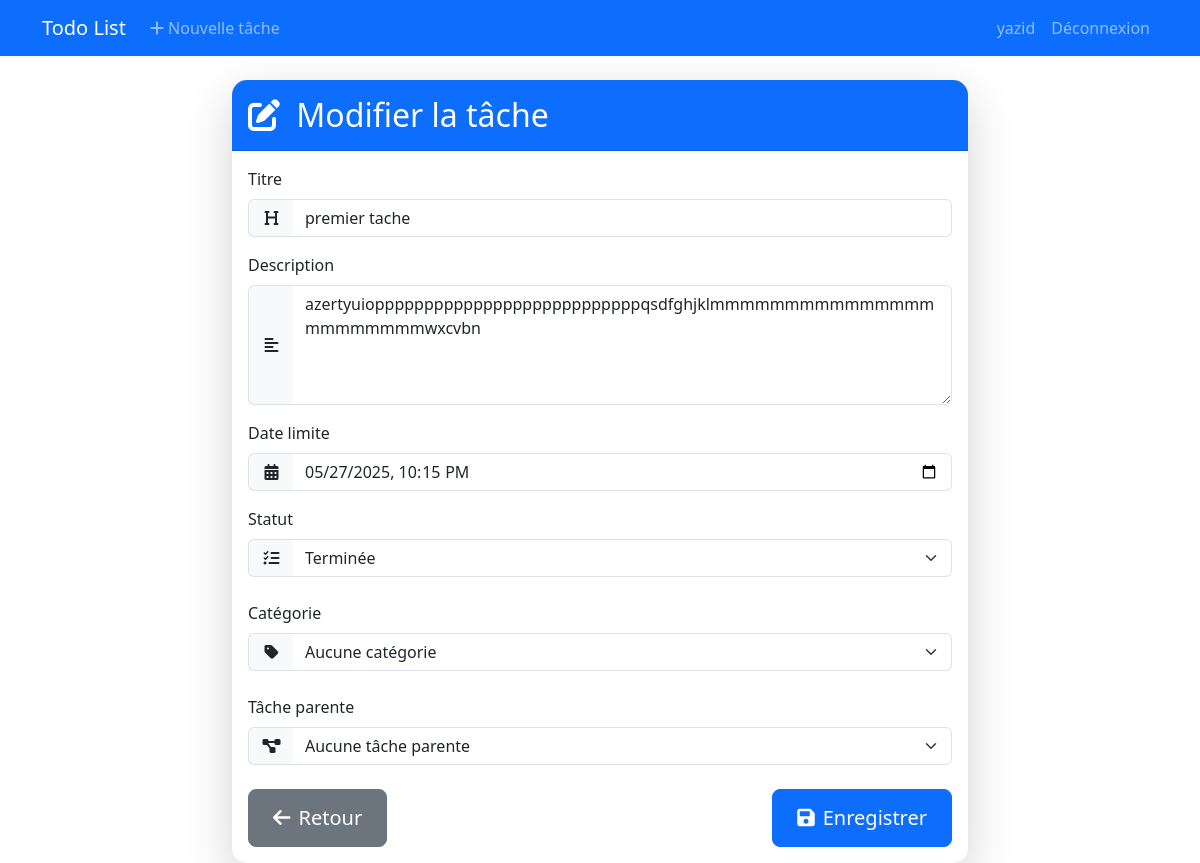
Page /tasks/2/update/ (signed in) on the committed database.
### todos/models.py (models this page shows, shortened)
class Task(models.Model):
    STATUS_CHOICES = [
        ('pending', 'En attente'),
        ('in_progress', 'En cours'),
        ('completed', 'Terminée'),
    ]
    title = models.CharField(max_length=200, verbose_name='Titre')
    description = models.TextField(blank=True, verbose_name='Description')
    created_date = models.DateTimeField(auto_now_add=True, verbose_name='Date de création')
    due_date = models.DateTimeField(verbose_name='Date limite')
    status = models.CharField(
        max_length=20,
        choices=STATUS_CHOICES,
        default='pending',
        verbose_name='Statut'
    )
    user = models.ForeignKey(
        User,
        on_delete=models.CASCADE,
        related_name='tasks',
        verbose_name='Utilisateur'
    )
    category = models.ForeignKey(
        Category,
        on_delete=models.SET_NULL,
        null=True,
        blank=True,
        related_name='tasks',
        verbose_name='Catégorie'
    )
    parent_task = models.ForeignKey(
        'self',
        on_delete=models.CASCADE,
        null=True,
        blank=True,
        related_name='subtasks',
        verbose_name='Tâche parente'
    )
    class Meta:
        ordering = ['due_date', 'created_date']
        verbose_name = 'Tâche'
        verbose_name_plural = 'Tâches'

### todos/views.py (the view)
# urls.py: path('tasks/<int:pk>/update/', views.task_update, name='task_update'),
@login_required
def task_update(request, pk):
    task = get_object_or_404(Task, pk=pk, user=request.user)
    if request.method == 'POST':
        form = TaskForm(request.POST, instance=task, user=request.user)
        if form.is_valid():
            task = form.save()
            if task.parent_task:
                task.parent_task.update_status_based_on_subtasks()
            return redirect('task_list')
    else:
        form = TaskForm(instance=task, user=request.user)
    return render(request, 'todos/task_form.html', {'form': form, 'title': 'Modifier la tâche'})

### todos/forms.py
class TaskForm(forms.ModelForm):
    due_date = forms.DateTimeField(
        widget=forms.DateTimeInput(attrs={'type': 'datetime-local'}),
        input_formats=['%Y-%m-%dT%H:%M'],
        label='Date limite'
    )
    def __init__(self, *args, **kwargs):
        user = kwargs.pop('user', None)
        super().__init__(*args, **kwargs)
        if user:
            self.fields['category'].queryset = Category.objects.filter(user=user)
            parent_tasks = Task.objects.filter(user=user, parent_task__isnull=True)
            if self.instance.pk:
                parent_tasks = parent_tasks.exclude(pk=self.instance.pk)
            self.fields['parent_task'].queryset = parent_tasks
            self.fields['parent_task'].label = 'Tâche parente (optionnel)'
    class Meta:
        model = Task
        fields = ['title', 'description', 'due_date', 'status', 'category', 'parent_task']
        widgets = {
            'description': forms.Textarea(attrs={'rows': 3}),
            'parent_task': forms.Select(attrs={'class': 'form-select'})
        }

### todos/templates/todos/task_form.html (shortened to what this page needs)
{% extends 'base.html' %}
{% block content %}
<div class="row justify-content-center">
    <div class="col-md-8">
        <div class="card shadow-lg">
            <div class="card-header bg-primary text-white">
                <h2 class="card-title mb-0">
                    {% if 'Nouvelle' in title %}
                        <i class="fas fa-plus-circle me-2"></i>
                    {% else %}
                        <i class="fas fa-edit me-2"></i>
                    {% endif %}
                    {{ title }}
                </h2>
            </div>
            <div class="card-body">
                <form method="post" novalidate class="needs-validation">
                    <div class="mb-3">
                        <label for="title" class="form-label">Titre</label>
                        <div class="input-group">
                            <span class="input-group-text">
                                <i class="fas fa-heading"></i>
                            </span>
                            <input type="text" name="title" id="title"
                                   class="form-control {% if form.title.errors %}is-invalid{% endif %}"
                                   value="{{ form.title.value|default:'' }}" required>
                        </div>
                    </div>
                    <div class="mb-3">
                        <label for="description" class="form-label">Description</label>
                        <div class="input-group">
                            <span class="input-group-text">
                                <i class="fas fa-align-left"></i>
                            </span>
                            <textarea name="description" id="description"
                                      class="form-control {% if form.description.errors %}is-invalid{% endif %}"
                                      rows="4">{{ form.description.value|default:'' }}</textarea>
                        </div>
                    </div>
                    <div class="mb-3">
                        <label for="due_date" class="form-label">Date limite</label>
                        <div class="input-group">
                            <span class="input-group-text">
                                <i class="fas fa-calendar-alt"></i>
                            </span>
                            <input type="datetime-local" name="due_date" id="due_date"
                                   class="form-control {% if form.due_date.errors %}is-invalid{% endif %}"
                                   value="{{ form.due_date.value|date:'Y-m-d\TH:i'|default:'' }}" required>
                        </div>
                    </div>
                    <div class="mb-4">
                        <label for="status" class="form-label">Statut</label>
                        <div class="input-group">
                            <span class="input-group-text">
                                <i class="fas fa-tasks"></i>
                            </span>
                            <select name="status" id="status"
                                    class="form-select {% if form.status.errors %}is-invalid{% endif %}">
                                {% for value, label in form.status.field.choices %}
                                    <option value="{{ value }}"
                                            {% if value == form.status.value %}selected{% endif %}>
                                        {{ label }}
                                    </option>
                                {% endfor %}
                            </select>
                        </div>
                    </div>
                    <div class="mb-4">
                        <label for="category" class="form-label">Catégorie</label>
                        <div class="input-group">
                            <span class="input-group-text">
                                <i class="fas fa-tag"></i>
                            </span>
                            <select name="category" id="category"
                                    class="form-select {% if form.category.errors %}is-invalid{% endif %}">
                                <option value="">Aucune catégorie</option>
                            </select>
                        </div>
                    </div>
                    <div class="mb-4">
                        <label for="parent_task" class="form-label">Tâche parente</label>
                        <div class="input-group">
                            <span class="input-group-text">
                                <i class="fas fa-project-diagram"></i>
                            </span>
                            <select name="parent_task" id="parent_task"
                                    class="form-select {% if form.parent_task.errors %}is-invalid{% endif %}">
                                <option value="">Aucune tâche parente</option>
                            </select>
                        </div>
                    </div>
                    <div class="d-flex justify-content-between">
                        <a href="{% url 'task_list' %}" class="btn btn-secondary btn-lg">
                            <i class="fas fa-arrow-left me-2"></i>Retour
                        </a>
                        <button type="submit" class="btn btn-primary btn-lg">
                            <i class="fas fa-save me-2"></i>Enregistrer
                        </button>
                    </div>
                </form>
            </div>
        </div>
    </div>
</div>
{% endblock %}

### templates/base.html (shortened to what this page needs)
<!DOCTYPE html>
<html lang="fr">
<head>
    <link href="https://cdn.jsdelivr.net/npm/bootstrap@5.3.0/dist/css/bootstrap.min.css" rel="stylesheet">
    <link href="https://cdnjs.cloudflare.com/ajax/libs/font-awesome/6.0.0/css/all.min.css" rel="stylesheet">
</head>
<body>
    <nav class="navbar navbar-expand-lg navbar-dark bg-primary mb-4">
        <div class="container">
            <a class="navbar-brand" href="{% url 'task_list' %}">Todo List</a>
            <div class="collapse navbar-collapse" id="navbarNav">
                <ul class="navbar-nav me-auto">
                    {% if user.is_authenticated %}
                        <li class="nav-item">
                            <a class="nav-link" href="{% url 'task_create' %}">
                                <i class="fas fa-plus"></i> Nouvelle tâche
                            </a>
                        </li>
                    {% endif %}
                </ul>
                <ul class="navbar-nav">
                    {% if user.is_authenticated %}
                        <li class="nav-item">
                            <span class="nav-link">{{ user.username }}</span>
                        </li>
                        <li class="nav-item">
                            <a class="nav-link" href="{% url 'logout' %}">Déconnexion</a>
                        </li>
                    {% endif %}
                </ul>
            </div>
        </div>
    </nav>
    <div class="container">
        {% block content %}
        {% endblock %}
    </div>
</body>
</html>

### todos/templates/todos/task_form.html (style rules this page uses)
.card { border: none; border-radius: 15px; }
.card-header { border-radius: 15px 15px 0 0 !important; padding: 1rem; }
.input-group-text { background-color: #f8f9fa; border-right: none; min-width: 46px; justify-content: center; }
.form-control, .form-select { border-left: none; }
.btn { padding: 0.8rem 1.5rem; }
textarea.form-control { min-height: 120px; }
.form-label { font-weight: 500; }

### rows in the picture
Task: title "premier tache", description "azertyuiopppppppppppppppppppppppppppqsdfghjklmmmmmmmmmmmmmmmmmmmmmmmwxcvbn", status "Terminée"

### other values in the picture
{{ user.username }} "yazid"
{{ title }} "Modifier la tâche"
